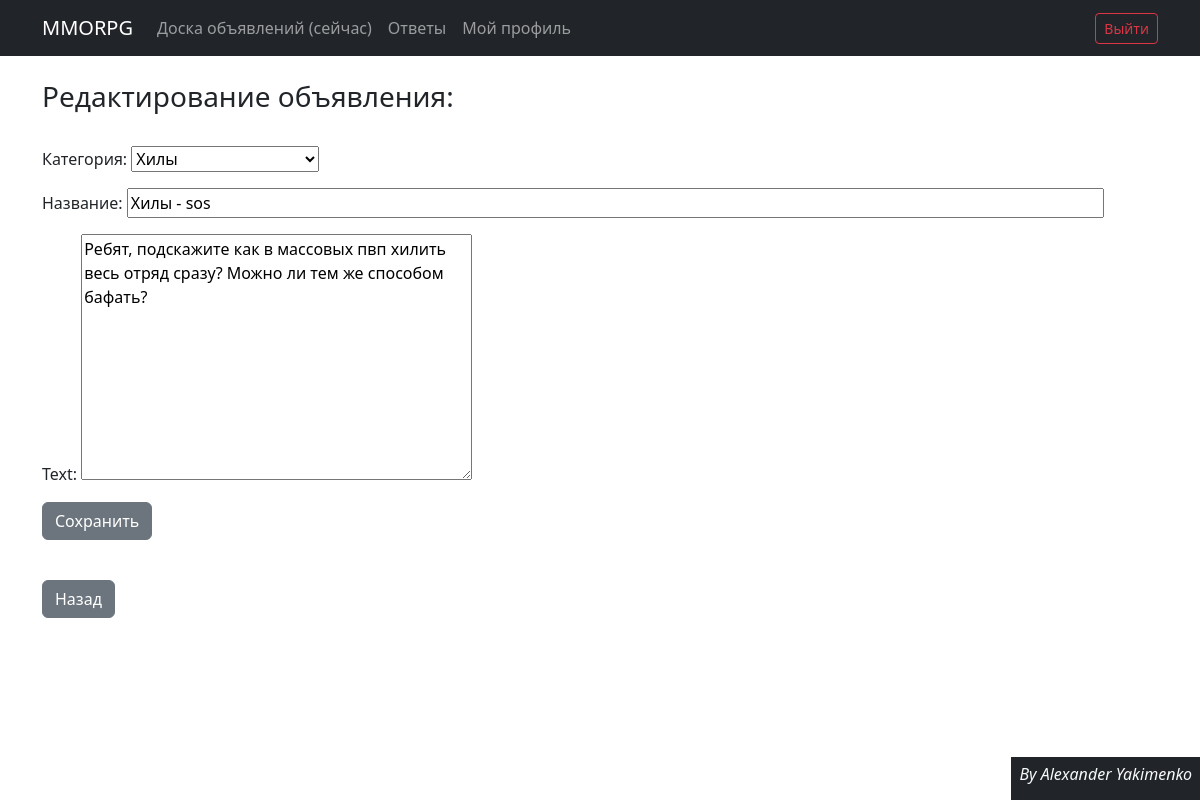
Before: /post/2/edit (signed in) with the older database file.
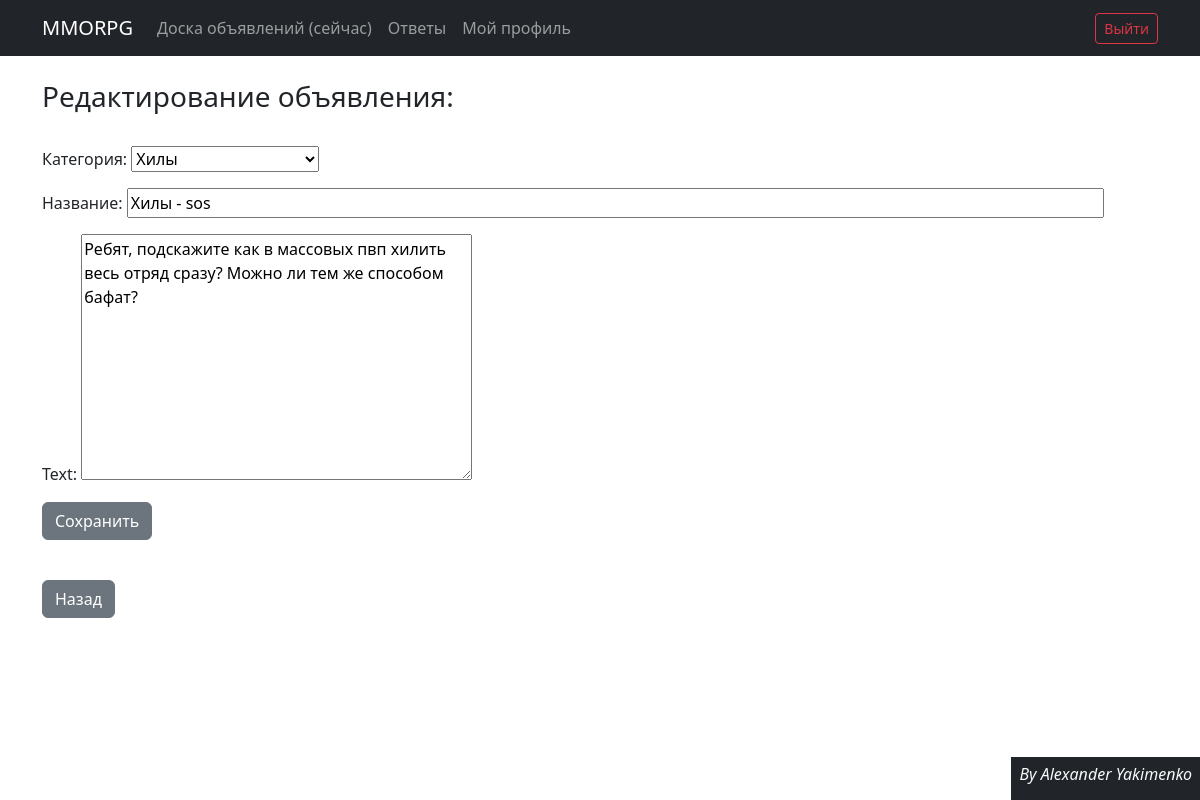
After: the same page with the newer database file.
### callboard/models.py (models this page shows, shortened)
class Post(models.Model):
    author = models.ForeignKey(User, on_delete=models.CASCADE)
    CAT = (('tanks', 'Танки'),
           ('healers', 'Хилы'),
           ('damage_dealers', 'ДД'),
           ('dealers', 'Торговцы'),
           ('gildmasters', 'Гилдмастеры'),
           ('quest_givers', 'Квестгиверы'),
           ('blacksmiths', 'Кузнецы'),
           ('tanners', 'Кожевники'),
           ('potion_makers', 'Зельевары'),
           ('spell_masters', 'Мастера заклинаний'))
    category = models.CharField(max_length=15, choices=CAT, verbose_name='Категория')
    dateCreation = models.DateTimeField(auto_now_add=True)
    title = models.CharField(max_length=256, verbose_name='Название')
    text = models.TextField()
    image = models.ImageField(upload_to='media/', blank=True)
    objects = models.Manager()

### callboard/views.py (the view, shortened to what this page needs)
# urls.py: path('post/<int:pk>/edit', EditPost.as_view()),
class EditPost(PermissionRequiredMixin, UpdateView):
    model = Post
    permission_required = 'callboard.change_post'
    template_name = 'edit_post.html'
    success_url = '/create/'
    form_class = PostForm
    def dispatch(self, request, *args, **kwargs):
        author = Post.objects.get(pk=self.kwargs.get('pk')).author.username
        if self.request.user.username == 'admin' or self.request.user.username == author:
            return super().dispatch(request, *args, **kwargs)
        else:
            return HttpResponse("Редактировать объявление может только его автор")
    def get_object(self, **kwargs):
        id = self.kwargs.get('pk')
        return Post.objects.get(pk=id)

### callboard/forms.py (shortened to what this page needs)
class PostForm(forms.ModelForm):
    class Meta:
        model = Post
        widgets = {'title': forms.TextInput(attrs={'size': '100'})}
        fields = ('category', 'title', 'text',)

### templates/edit_post.html (shortened to what this page needs)
{% extends 'default.html' %}
{% load static %}
{% block content %}
    <br>
    <h3>Редактирование объявления:</h3><br>
	<form method="Post" enctype="multipart/form-data">
        {{ form.as_p }}
		<input type=button class="btn btn-secondary" value="Сохранить">
	</form><br>
    <input type=button value="Назад" class="btn btn-secondary" onClick="javascript:history.go(-1);">
{% endblock content %}

Changed rows visible on the page:
changed Post "Хилы": text "Ребят, подскажите как в массовых пвп хилить весь отряд сразу? Можно ли тем же способом бафать?" → "Ребят, подскажите как в массовых пвп хилить весь отряд сразу? Можно ли тем же способом бафат?"
